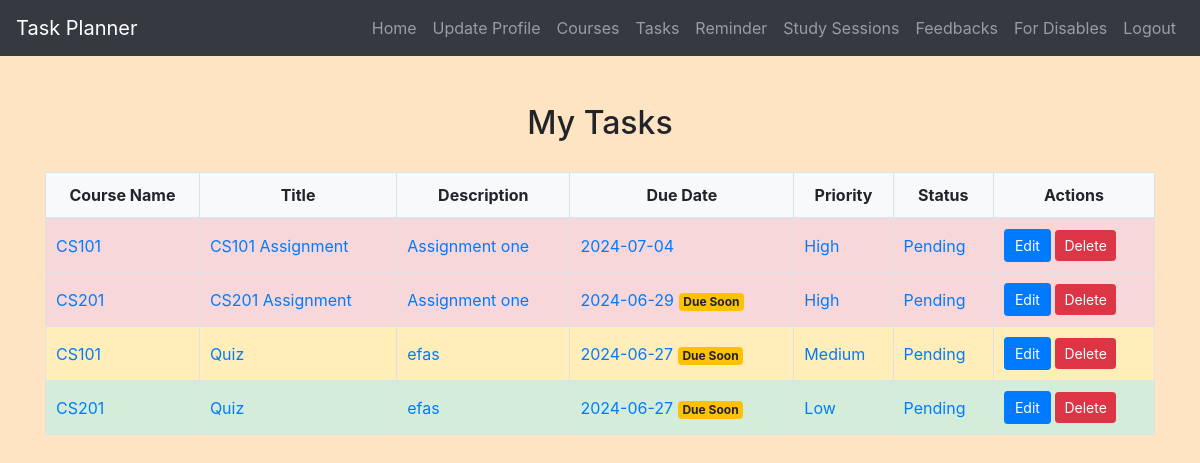
The app's page /view_tasks.php (signed in) with its own data.
### tables this page shows
CREATE TABLE `tasks` (
  `task_id` int(11) NOT NULL,
  `course_id` int(11) DEFAULT NULL,
  `user_id` int(11) DEFAULT NULL,
  `title` varchar(100) NOT NULL,
  `description` text DEFAULT NULL,
  `due_date` date DEFAULT NULL,
  `priority_level` enum('Low','Medium','High') DEFAULT NULL,
  `status` enum('Pending','Completed','Overdue') NOT NULL,
  `created_at` timestamp NOT NULL DEFAULT current_timestamp(),
  `updated_at` timestamp NOT NULL DEFAULT current_timestamp() ON UPDATE current_timestamp()
);

CREATE TABLE `courses` (
  `course_id` int(11) NOT NULL,
  `user_id` int(11) DEFAULT NULL,
  `course_name` varchar(100) NOT NULL,
  `course_description` text DEFAULT NULL,
  `created_at` timestamp NOT NULL DEFAULT current_timestamp(),
  `updated_at` timestamp NOT NULL DEFAULT current_timestamp() ON UPDATE current_timestamp()
);

### view_tasks.php (the view, shortened to what this page needs)
<?php
include('config.php');
$user_id = $_SESSION["id"];
$sql = "SELECT t.*, c.course_name FROM Tasks t JOIN Courses c ON t.course_id = c.course_id WHERE t.user_id = ?";
$tasks = [];
if ($stmt = $conn->prepare($sql)) {
    $stmt->bind_param("i", $user_id);
    if ($stmt->execute()) {
        $result = $stmt->get_result();
        while ($row = $result->fetch_assoc()) {
            $tasks[] = $row;
        }
    }
}
?>
<!DOCTYPE html>
<html>
<head>
    <link rel="stylesheet" href="https://maxcdn.bootstrapcdn.com/bootstrap/4.5.2/css/bootstrap.min.css">
    <link rel="stylesheet" href="./css/style.css">
</head>
<body>
<?php include('navbar.php'); ?>
<div class="container mt-5">
    <h2>My Tasks</h2>
    <table class="table table-bordered">
        <thead>
            <tr>
                <th>Course Name</th>
                <th>Title</th>
                <th>Description</th>
                <th>Due Date</th>
                <th>Priority</th>
                <th>Status</th>
                <th>Actions</th>
            </tr>
        </thead>
        <tbody>
            <?php foreach ($tasks as $task) : ?>
            <?php
                $due_date = strtotime($task['due_date']);
                $current_date = time();
                $days_until_due = floor(($due_date - $current_date) / (60 * 60 * 24));
                if ($days_until_due < 3) {
                    $notification = '<span class="badge badge-warning">Due Soon</span>';
                } else {
                    $notification = '';
                }
                switch ($task['status']) {
                    case 'Pending':
                        $status_class = 'status-pending';
                        break;
                }
            ?>
            <tr class="priority-<?php echo strtolower($task['priority_level']); ?> <?php echo $status_class; ?>">
                <td><?php echo htmlspecialchars($task['course_name']); ?></td>
                <td><?php echo htmlspecialchars($task['title']); ?></td>
                <td><?php echo htmlspecialchars($task['description']); ?></td>
                <td><?php echo htmlspecialchars($task['due_date']); ?> <?php echo $notification; ?></td>
                <td><?php echo htmlspecialchars($task['priority_level']); ?></td>
                <td><?php echo htmlspecialchars($task['status']); ?></td>
                <td>
                    <a href="edit_task.php?task_id=<?php echo $task['task_id']; ?>" class="btn btn-primary btn-sm">Edit</a>
                    <a href="view_tasks.php?delete=<?php echo $task['task_id']; ?>" class="btn btn-danger btn-sm" onclick="return confirm('Are you sure you want to delete this task?');">Delete</a>
                </td>
            </tr>
            <?php endforeach; ?>
        </tbody>
    </table>
</div>
</body>
</html>

### css/style.css (style rules this page uses)
body { background-color: bisque; }
h1, h2, h3, h4 { text-align: center; margin-top: 30px; margin-bottom: 30px; }
.table { width: 100%; border-collapse: collapse; margin-top: 20px; }
.table th, .table td { padding: 10px; border: 1px solid #dee2e6; }
.table thead th { background-color: #f8f9fa; font-weight: bold; text-align: center; }
.table tbody td { vertical-align: middle; }
.btn-primary { padding: 5px 10px; }
.priority-low { background-color: #d4edda; }
.priority-medium { background-color: #ffeeba; }
.priority-high { background-color: #f8d7da; }

### view_tasks.php (style rules this page uses)
.priority-low { background-color: #d4edda; }
.priority-medium { background-color: #ffeeba; }
.priority-high { background-color: #f8d7da; }
.status-pending { color: #007bff; }

### records on screen
tasks: course.course_name "CS101", title "CS101 Assignment", description "Assignment one", due_date "2024-07-04", priority_level "High", status "Pending"
tasks: course.course_name "CS201", title "CS201 Assignment", description "Assignment one", due_date "2024-06-29", shows "Due Soon", priority_level "High", status "Pending"
tasks: course.course_name "CS101", title "Quiz", description "efas", due_date "2024-06-27", shows "Due Soon", priority_level "Medium", status "Pending"
tasks: course.course_name "CS201", title "Quiz", description "efas", due_date "2024-06-27", shows "Due Soon", priority_level "Low", status "Pending"
